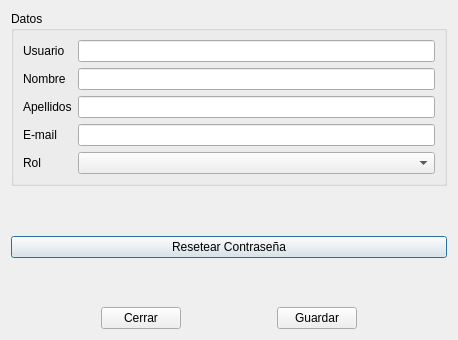
<?xml version="1.0" encoding="UTF-8"?>
<ui version="4.0">
 <class>frm_user</class>
 <widget class="QDialog" name="frm_user">
  <property name="geometry">
   <rect>
    <x>0</x>
    <y>0</y>
    <width>456</width>
    <height>340</height>
   </rect>
  </property>
  <property name="windowTitle">
   <string>Usuario</string>
  </property>
  <layout class="QGridLayout" name="gridLayout_4">
   <item row="0" column="0">
    <widget class="QGroupBox" name="groupBox">
     <property name="title">
      <string>Datos</string>
     </property>
     <layout class="QGridLayout" name="gridLayout_3">
      <item row="0" column="0">
       <layout class="QHBoxLayout" name="horizontalLayout">
        <item>
         <layout class="QGridLayout" name="gridLayout_2">
          <item row="0" column="0">
           <widget class="QLabel" name="lbl_user">
            <property name="text">
             <string>Usuario</string>
            </property>
           </widget>
          </item>
          <item row="1" column="0">
           <widget class="QLabel" name="label">
            <property name="text">
             <string>Nombre</string>
            </property>
           </widget>
          </item>
          <item row="2" column="0">
           <widget class="QLabel" name="label_2">
            <property name="text">
             <string>Apellidos</string>
            </property>
           </widget>
          </item>
          <item row="3" column="0">
           <widget class="QLabel" name="label_3">
            <property name="text">
             <string>E-mail</string>
            </property>
           </widget>
          </item>
          <item row="4" column="0">
           <widget class="QLabel" name="lbl_role">
            <property name="text">
             <string>Rol</string>
            </property>
           </widget>
          </item>
         </layout>
        </item>
        <item>
         <layout class="QGridLayout" name="gridLayout">
          <item row="0" column="0">
           <widget class="QLineEdit" name="txt_username"/>
          </item>
          <item row="1" column="0">
           <widget class="QLineEdit" name="txt_name"/>
          </item>
          <item row="2" column="0">
           <widget class="QLineEdit" name="txt_lastname"/>
          </item>
          <item row="3" column="0">
           <widget class="QLineEdit" name="txt_email"/>
          </item>
          <item row="4" column="0">
           <widget class="QComboBox" name="cmb_role"/>
          </item>
         </layout>
        </item>
       </layout>
      </item>
     </layout>
    </widget>
   </item>
   <item row="1" column="0">
    <layout class="QVBoxLayout" name="verticalLayout">
     <item>
      <spacer name="verticalSpacer_2">
       <property name="orientation">
        <enum>Qt::Orientation::Vertical</enum>
       </property>
       <property name="sizeHint" stdset="0">
        <size>
         <width>436</width>
         <height>13</height>
        </size>
       </property>
      </spacer>
     </item>
     <item>
      <widget class="QPushButton" name="btn_reset_password">
       <property name="text">
        <string>Resetear Contraseña</string>
       </property>
      </widget>
     </item>
     <item>
      <spacer name="verticalSpacer">
       <property name="orientation">
        <enum>Qt::Orientation::Vertical</enum>
       </property>
       <property name="sizeHint" stdset="0">
        <size>
         <width>436</width>
         <height>13</height>
        </size>
       </property>
      </spacer>
     </item>
    </layout>
   </item>
   <item row="2" column="0">
    <layout class="QHBoxLayout" name="horizontalLayout_4">
     <item>
      <spacer name="horizontalSpacer_2">
       <property name="orientation">
        <enum>Qt::Orientation::Horizontal</enum>
       </property>
       <property name="sizeHint" stdset="0">
        <size>
         <width>40</width>
         <height>20</height>
        </size>
       </property>
      </spacer>
     </item>
     <item>
      <widget class="QPushButton" name="btn_close">
       <property name="text">
        <string>Cerrar</string>
       </property>
      </widget>
     </item>
     <item>
      <spacer name="horizontalSpacer">
       <property name="orientation">
        <enum>Qt::Orientation::Horizontal</enum>
       </property>
       <property name="sizeHint" stdset="0">
        <size>
         <width>40</width>
         <height>20</height>
        </size>
       </property>
      </spacer>
     </item>
     <item>
      <widget class="QPushButton" name="btn_save">
       <property name="text">
        <string>Guardar</string>
       </property>
      </widget>
     </item>
     <item>
      <spacer name="horizontalSpacer_3">
       <property name="orientation">
        <enum>Qt::Orientation::Horizontal</enum>
       </property>
       <property name="sizeHint" stdset="0">
        <size>
         <width>40</width>
         <height>20</height>
        </size>
       </property>
      </spacer>
     </item>
    </layout>
   </item>
  </layout>
 </widget>
 <resources/>
 <connections/>
</ui>
